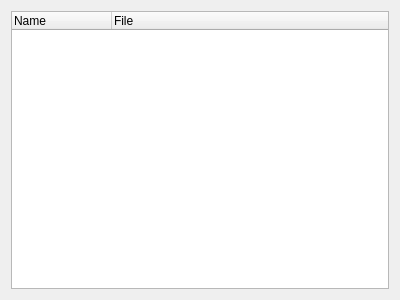
<?xml version="1.0" encoding="UTF-8"?>
<ui version="4.0">
 <class>OutputWidget</class>
 <widget class="QWidget" name="OutputWidget">
  <property name="geometry">
   <rect>
    <x>0</x>
    <y>0</y>
    <width>400</width>
    <height>300</height>
   </rect>
  </property>
  <property name="windowTitle">
   <string>Form</string>
  </property>
  <layout class="QGridLayout" name="gridLayout">
   <item row="0" column="0">
    <widget class="QTreeWidget" name="resultsWidget">
     <column>
      <property name="text">
       <string>Name</string>
      </property>
     </column>
     <column>
      <property name="text">
       <string>File</string>
      </property>
     </column>
    </widget>
   </item>
  </layout>
 </widget>
 <resources/>
 <connections/>
</ui>
